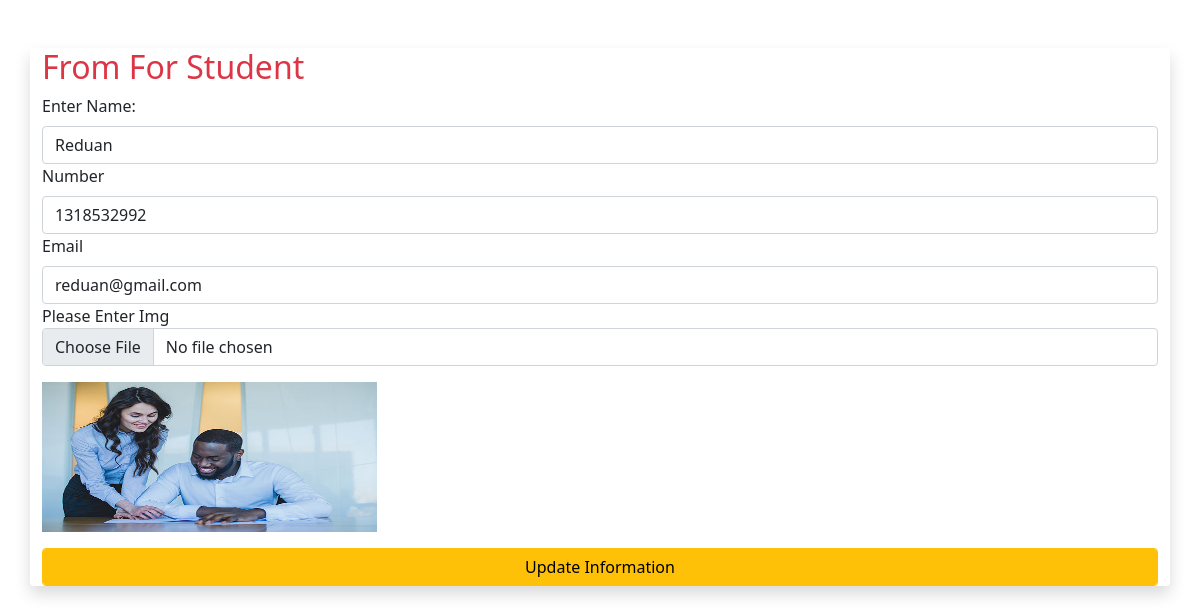
Page /edit.php?status=edit&&id=3 on the committed database.
### tables this page shows
CREATE TABLE `user` (
  `id` int(11) NOT NULL,
  `name` text NOT NULL,
  `roll` text NOT NULL,
  `img` varchar(5000) NOT NULL,
  `email` varchar(255) NOT NULL
);

### function.php (called while the page is built, shortened)
<?php
class newApp{
    private $conn;
    public function __construct()
    {
        $dbhost ='localhost';
        $dbuser ='root';
        $dbpass ="";
        $dbname ='crude_app';
        $this->conn = mysqli_connect($dbhost,$dbuser,$dbpass,$dbname);
    }
    public function display_user_upadate($id){
        $query = "SELECT * FROM user WHERE id=$id";
        if(mysqli_query($this->conn, $query)){
            $stok_data_hear = mysqli_query($this->conn,$query);
            $stg = mysqli_fetch_assoc($stok_data_hear);
            return $stg;
        }
    }
}
?>

### edit.php (the view, shortened to what this page needs)
<?php
include_once("function.php");
$obj = new newApp();
  if(isset($_GET['status'])){
    if($_GET['status']='edit'){
        $id =$_GET['id'];
        $returnData = $obj->display_user_upadate($id);
    }
  }
?>
<!doctype html>
<html lang="en">
  <head>
    <link href="https://cdn.jsdelivr.net/npm/bootstrap@5.0.2/dist/css/bootstrap.min.css" rel="stylesheet">
  </head>
  <body>
<div class="container shadow  my-5 bg-body rounded">
  <h2 class="text-danger">From For Student </h2>
  <form action=" "  method="post" enctype="multipart/form-data">
    <label for="name" class="form-label">Enter Name: </label>
    <input type="text" class="form-control" name="uname"  value="<?php echo $returnData['name']; ?>">
    <label for="number" class="form-label"> Number</label>
    <input type="number"  class="form-control" name="uroll" value="<?php echo $returnData['roll']; ?>">
    <label for="email" class="form-label">Email </label>
    <input type="email"  class="form-control" name="uemail" value="<?php echo $returnData['email']; ?>">
    <label class="form-check-label">Please Enter Img </label>
    <input type="file"  class="form-control"  name="up_img">
    <img src="upload/<?php echo $returnData['img']; ?>" alt="" class="img-fluid mt-3" style="width: 30%;height: 150px;">
    <button type="submit" class=" btn-warning form-control my-3" name="updated_info">Update Information </button>
  </form>
</div>
  </body>
</html>

### rows in the picture
user: uname "Reduan", uroll "1318532992", uemail "reduan@gmail.com", img (picture)
